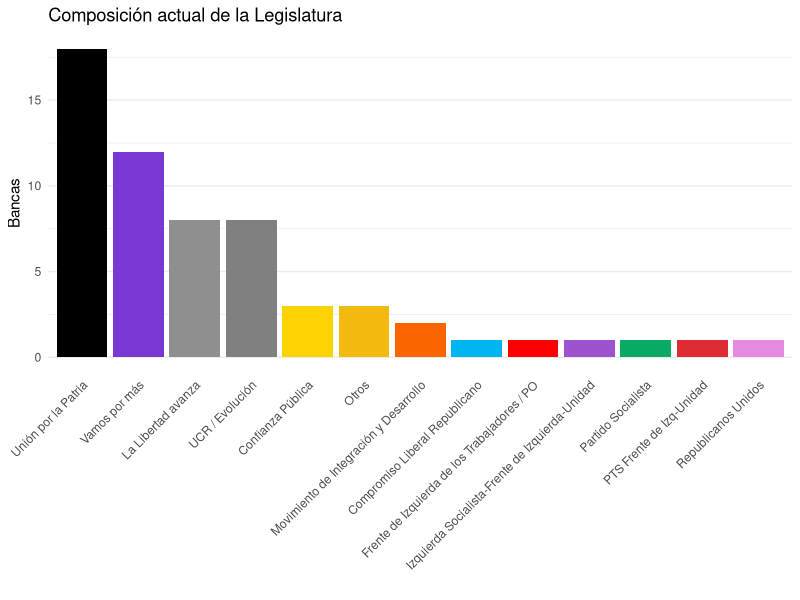
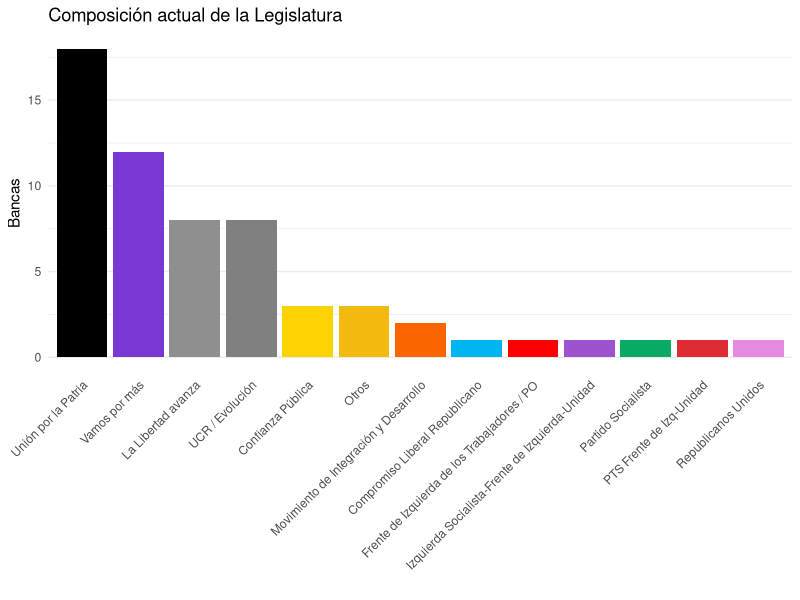

Source code (R) for these figures, in order:
library(ggplot2)
library(dplyr)

# Crear el dataframe con los datos
datos <- data.frame(
  partido = c(
    "Unión por la Patria",
    "Vamos por más",
    "UCR / Evolución",
    "La Libertad avanza",
    "Otros",
    "Confianza Pública",
    "Movimiento de Integración y Desarrollo",
    "Izquierda Socialista-Frente de Izquierda-Unidad",
    "Frente de Izquierda de los Trabajadores / PO",
    "Compromiso Liberal Republicano",
    "PTS Frente de Izq-Unidad",
    "Partido Socialista",
    "Republicanos Unidos"
  ),
  bancas = c(18, 12, 8, 8, 3, 3, 2, 1, 1, 1, 1, 1, 1)
)

# Definir los colores específicos para cada partido
colores <- c(
  "#01b5f0",  # Unión por la Patria
  "#fcd201",  # Vamos por más
  "#ff0000",  # UCR / Evolución
  "#9e52d0",  # La Libertad avanza
  "#8f8f8f",  # Otros
  "#fa6502",  # Confianza Pública
  "#f2b90f",  # Movimiento de Integración y Desarrollo
  "#09aa64",  # Izquierda Socialista
  "#de2c35",  # Frente de Izquierda
  "#e58ade",  # Compromiso Liberal
  "#808080",  # PTS
  "#000000",  # Partido Socialista
  "#7937d4"   # Republicanos Unidos
)

# Crear el gráfico
ggplot(datos, aes(x = reorder(partido, -bancas), y = bancas, fill = partido)) +
  geom_bar(stat = "identity") +
  scale_fill_manual(values = colores) +
  theme_minimal() +
  theme(
    axis.text.x = element_text(angle = 45, hjust = 1),
    panel.grid.major.x = element_blank(),
    panel.grid.minor.x = element_blank(),
    legend.position = "none"
  ) +
  labs(
    x = "",
    y = "Bancas",
    title = "Composición actual de la Legislatura"
  )

# Guardar el gráfico
ggsave("legislatura_composicion_actual.png", width = 12, height = 8, dpi = 300) 